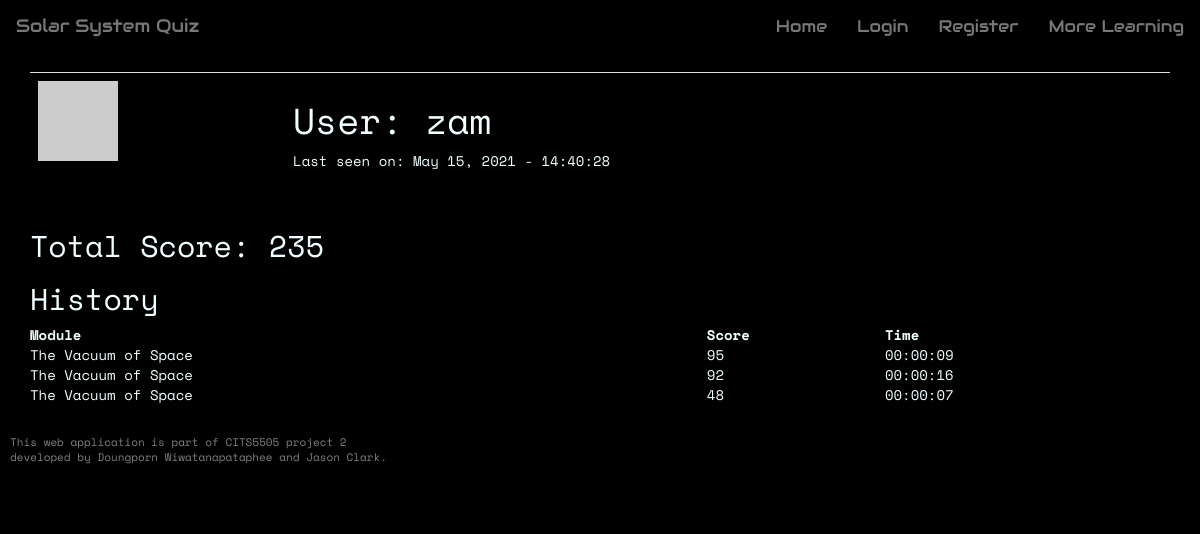
Before: /user/zam with the older database file.
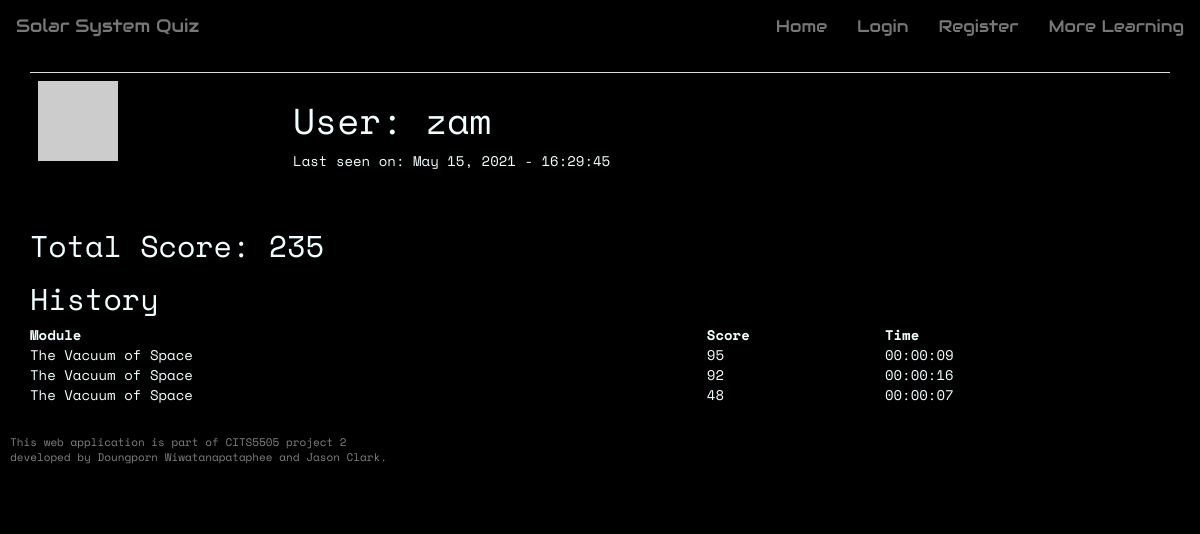
After: the same page with the newer database file.
### app/models.py (models this page shows, shortened)
class User(UserMixin, db.Model):
    __tablename__ = 'user_table'
    id = db.Column(db.Integer, primary_key=True)
    username = db.Column(db.String(64), index=True, unique=True)
    user_type = db.Column(db.String(64))
    email = db.Column(db.String(120), index=True, unique=True)
    password_hash = db.Column(db.String(128))
    posts = db.relationship('Post', backref='author', lazy='dynamic')
    about_me = db.Column(db.String(140))
    last_seen = db.Column(db.DateTime, default=datetime.utcnow)
    score_child = db.relationship("Score", backref = 'user_parent')
    quiz_unlocked = db.Column(db.Integer, default=0)
    def avatar(self, size):
      digest = md5(self.email.lower().encode('utf-8')).hexdigest()
      return 'https://www.gravatar.com/avatar/{}?d=identicon&s={}'.format(digest, size)

class Score(db.Model):
    __tablename__ = 'score'
    id = db.Column(db.Integer, primary_key = True)
    user_id = db.Column(db.Integer, db.ForeignKey('user_table.id'))
    questionset_id = db.Column(db.Integer, db.ForeignKey('questionset.id'))
    score = db.Column(db.Integer)
    time_taken = db.Column(db.Time)

class QuestionSet(db.Model):
    __tablename__ = 'questionset'
    id = db.Column(db.Integer, primary_key = True)
    name = db.Column(db.String(64))
    module = db.Column(db.String(64))
    number_of_questions = db.Column(db.Integer)
    child = db.relationship("CurrentQuestion")
    score_child = db.relationship('Score', backref= 'questionset_parent')

### app/routes.py (the view)
@app.route('/user/<username>', methods = ['GET','POST'])
def user_profile(username):
    user = User.query.filter_by(username=username).first_or_404()
    page = request.args.get('page', 1, type=int)
    posts = user.posts.paginate(
      page, 5, False)
    next_url = url_for('user_profile', username=username, page=posts.next_num) \
      if posts.has_next else None
    prev_url = url_for('user_profile', username=username, page=posts.prev_num) \
      if posts.has_prev else None
    score_dict = [] # initialise module score dictionary
    total = 0       # initialise total score as zero
    user_scores = Score.query.filter_by(user_id=user.id).all()
    for score in user_scores:
        score_dict.append({'module': score.questionset_id}) # append scores for each learning module
        total += score.score    # add total score
        scoreSorted = Score.query.filter_by(user_id=user.id).order_by(Score.score.desc()).all()
    return render_template('user_profile.html', user=user, score=total, posts=posts.items,
    scoreSorted = scoreSorted, next_url=next_url, prev_url=prev_url)

### app/routes.py (called while the page is built)
@app.before_request
def before_request():
    from_zone = tz.tzutc()
    to_zone = tz.tzlocal()
    utc = datetime.utcnow()
    utc = utc.replace(tzinfo=from_zone)
    central = utc.astimezone(to_zone)   # convert to local timezone
    if current_user.is_authenticated:
        current_user.last_seen = central
        db.session.commit()

### app/templates/user_profile.html (shortened to what this page needs)
{% extends 'base.html' %}
{% block body %}
<div class="container">
<table class="table">
    <tr valign="top">
        <td><img src="{{ user.avatar(128) }}"></td>
        <td>
            <h1>User: {{ user.username }}</h1>
            {% if user.last_seen %}<p>Last seen on: {{ user.last_seen.strftime('%B %d, %Y - %H:%M:%S') }}</p>{% endif %}
        </td>
    </tr>
</table>
</div>
<div class="container">
    <h2>Total Score: {{ score }}</h2>
    <h2>History</h2>
    <table style="width:100%;">
        <thead>
            <tr>
                <th>Module</th>
                <th>Score</th>
                <th>Time</th>
            </tr>
        </thead>
        <tbody>
        {% for score in scoreSorted %}
        {%  if loop.index <= 5  %}
            <tr>
                <td>{{ score.questionset_parent.name }}</td>
                <td>{{ score.score }}</td>
                <td>{{ score.time_taken }}</td>
            </tr>
        {% endif %}
        {% endfor %}
        </tbody>
    </table>
</div>
{% endblock %}

### app/templates/base.html (shortened to what this page needs)
<!DOCTYPE html>
<html lang="en">
<head>
    <link rel="stylesheet" href="https://maxcdn.bootstrapcdn.com/bootstrap/3.4.1/css/bootstrap.min.css">
    <link rel="stylesheet" type="text/css" href="{{ url_for('static', filename='css/theme.css') }}">
    <link rel="stylesheet" href="https://cdnjs.cloudflare.com/ajax/libs/font-awesome/4.7.0/css/font-awesome.min.css">
</head>
<body>
    {% block navbar %}
    <nav class="navbar navbar-default">
            <div class="navbar-header">
                <a class="navbar-brand" href="{{ url_for('home') }}">Solar System Quiz</a>
            </div>
            <div class="collapse navbar-collapse" id="bs-example-navbar-collapse-1">
                <ul class="nav navbar-nav navbar-right">
                    {% if current_user.is_authenticated %}
                    <li><a href="{{ url_for('home') }}">Home</a></li>
                    <li><a href="{{ url_for('user_profile', username=current_user.username) }}">{{ current_user.username }} Profile</a></li>
                    <li><a href="{{ url_for('more_learning') }}">More Learning</a></li>
                    <li><a href="{{ url_for('logout') }}">Sign Out</a></li>
                    {% else %}
                    <li><a href="{{ url_for('home') }}">Home</a></li>
                    <li><a href="{{ url_for('login') }}">Login</a></li>
                    <li><a href="{{ url_for('register') }}">Register</a></li>
                    <li><a href="{{ url_for('more_learning') }}">More Learning</a></li>
                    {% endif %}
                </ul>
            </div>
    </nav>
    {% endblock %}
    {% block body %}{% endblock %}
    <footer>
        <p>This web application is part of CITS5505 project 2 <br>
           developed by Doungporn Wiwatanapataphee and Jason Clark.</p>
    </footer>
</body>
</html>

### app/static/css/theme.css (style rules this page uses)
* { box-sizing: border-box; }
body { font-family: 'Space Mono', monospace; background-color: black; color: azure; }
html { scroll-behavior: smooth; }
.navbar { font-family: 'Audiowide', cursive; background-color: black; border-color: black; }
.nav a { font-size: 1.2em !important; }
footer { font-size: 11px; background: black; color:grey; padding: 3rem 1rem; bottom: 0; left: 0; width: 100%; }

Changed rows visible on the page:
changed User "zam": last_seen "May 15, 2021 - 14:40:28" → "May 15, 2021 - 16:29:45"
